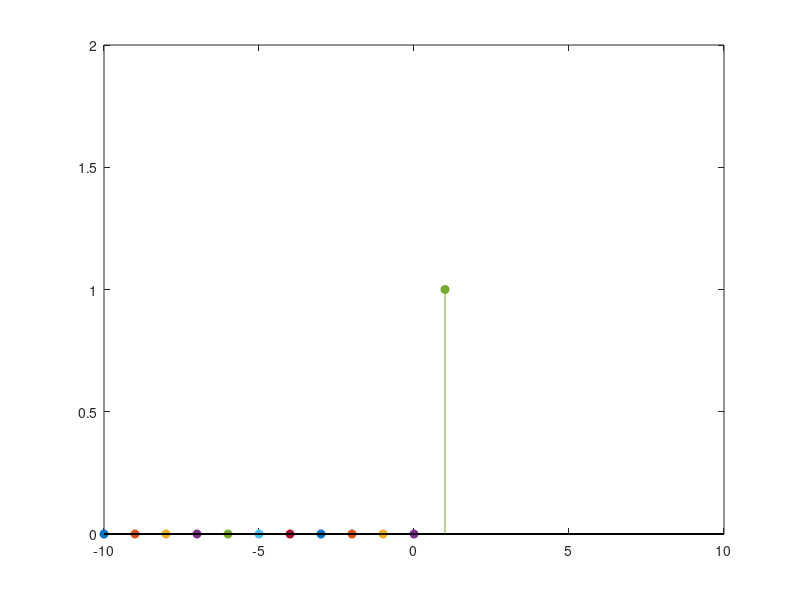
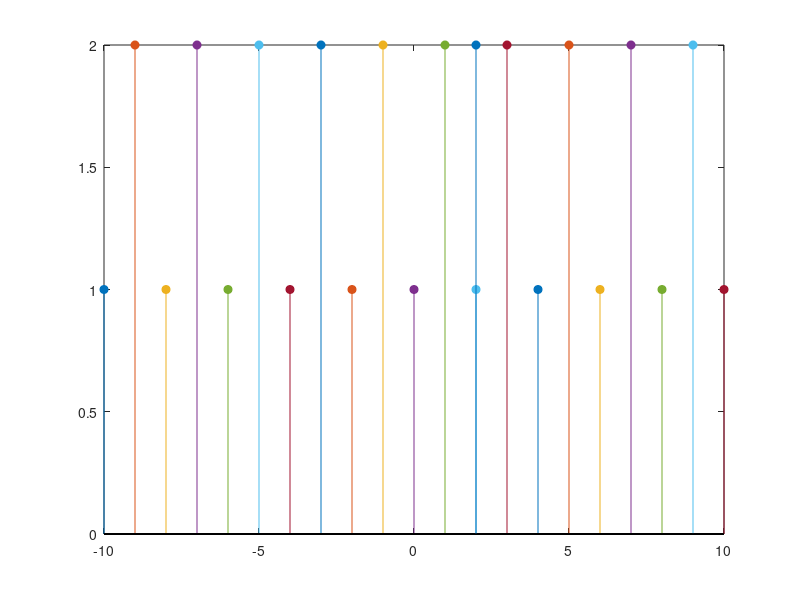
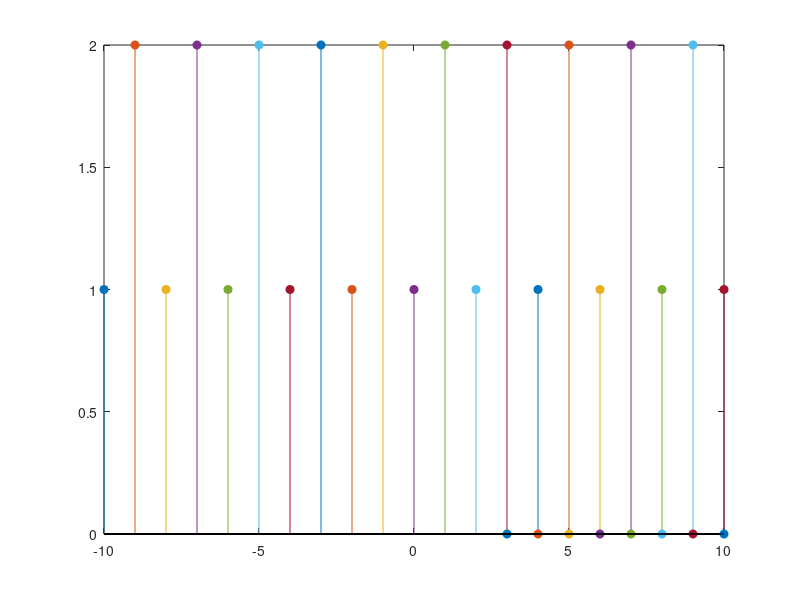

The MATLAB source for these figures, in order:
clc
clear all
close all
t = -1.5:0.005:1.5;
T = 1;
T1 = 1/4;
w0 = 2*pi/T;
M = 10;
k = -M:M;
x=zeros(1, length(t));
figure
for k = -M:M
    if (k>0 && k<3)
        ak=k;
x = x + ak*exp(j*k*w0*t);
stem(k,ak,'filled');
axis([-10 10 0 2]);clc
clear all
close all
t = -1.5:0.005:1.5;
T = 1;
T1 = 1/4;
w0 = 2*pi/T;
M = 10;
k = -M:M;
x=zeros(1, length(t));
figure
for k = -M:M
    if (mod(k,2)==0)
        ak=1;
x = x + ak*exp(j*k*w0*t);
stem(k,ak,'filled');
axis([-10 10 0 2]);
hold on
    else
   ak=2
  x = x + ak*exp(j*k*w0*t);
stem(k,ak,'filled');
axis([-10 10 0 2]);
hold on   
    end
end
hold on
    else
   ak=0;
  x = x + ak*exp(j*k*w0*t);
stem(k,ak,'filled');
axis([-10 10 0 2]);
hold on   
    end
end